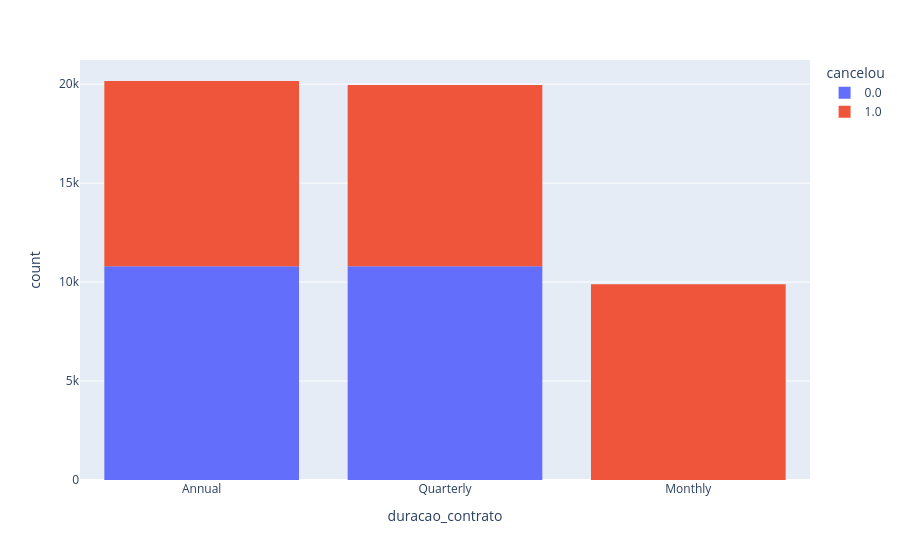

The cell this chart's notebook holds for it:
### Markdown cell above
# Python Insights - Analisando Dados com Python

### Case - Cancelamento de Clientes

Você foi contratado por uma empresa com mais de 800 mil clientes para um projeto de Dados. Recentemente a empresa percebeu que da sua base total de clientes, a maioria são clientes inativos, ou seja, que já cancelaram o serviço.

Precisando melhorar seus resultados ela quer conseguir entender os principais motivos desses cancelamentos e quais as ações mais eficientes para reduzir esse número.

Base de dados e arquivos: https://drive.google.com/drive/folders/1uDesZePdkhiraJmiyeZ-w5tfc8XsNYFZ?usp=drive_link

### Code cell
import pandas as pd

tabela = pd.read_csv('cancelamentos.csv')
#print(tabela) # Imprime a tabela
#display(tabela) # Mostra a tabela com uma formatação bem melhor. Só funciona para arquivos ipynb
#display (tabela.info()) # Mostra as informações da tabela, como a quantidade em cada e os tipos de dado
    #Você pode precisar disso para tratar os dados, ex: mudar o tipo de algum dado de float para int
    # Os dados do tipo string são apresentados como object
#tabela = tabela.drop(columns='CustomerID') 
    # Exclui da tabela o que você pedir, ele vai fazer aqui as edições e no final
    # você pode fazer a exportação sem ter que alterar o arquivo de origem 
#tabela = tabela.drop(columns=['CustomerID','sexo'])
    #Se quiser fazer mais de uma exclusão ao mesmo tempo, bota os nomes entre [], que vira lista
#display(tabela) # Depois que você alterar a tabela, você tem que dar o display de novo
#tabela = tabela.drop_duplicates() #Exclui valores duplicadas da base.
    #A mágica daqui é que você não precisa definir quais são as linhas, ele vai ver quais são e excluir
#tabela = tabela.dropna() #É para apagar as linhas com valores vazios. 
    #Significa Not a Number, ele procura onde está vazio e apaga
#display(tabela.info())
#display(tabela['cancelou'].value_counts())
    #Traz a quantidade de cada tipo da coluna. 
    # Ex: X clientes cancelaram e Y não. Nesse caso X é 1 e Y é 0
#display(tabela['cancelou'].value_counts(normalize=True))
    # Normalize true transforma a informação para %. 
#display(tabela['cancelou'].value_counts(normalize=True).map('{:.1%}'.format))
    # O 1 significa que é 1 casa decimal
    #Só recomenda fazer a formatação no final do projeto, porque depois que formata não consegue usar em outros cálculos

#GRÁFICOS 

import plotly.express as px # O express tem gráficos melhores que o básico
    # A criação do gráfico sempre tem 2 etapas: criação e exibição

grafico = px.histogram(tabela, x='duracao_contrato', color='cancelou', text_auto=True) 
# Tem que passar 2 infos: a tabela analisada e o eixo x, que é a informação que você quer ver.
# O eixo Y já vai ser a quantidade do item principal, nesse caso a quantidade de clientes
# O color é o que coloca as cores diferentes
# Text_auto coloca os rótulos no gráfico

grafico.show()

### Figure 1 — Plotly figure (JSON) as saved in the notebook; plotly's stock layout.template omitted (floating-point values rounded to 4 significant figures; data arrays with more than 128 entries replaced by an {"elided": "..."} marker saying what was removed)
{"data": [{"bingroup": "x", "hovertemplate": "cancelou=0.0<br>duracao_contrato=%{x}<br>count=%{y}<extra></extra>", "legendgroup": "0.0", "marker": {"color": "#636efa", "pattern": {"shape": ""}}, "name": "0.0", "orientation": "v", "showlegend": true, "type": "histogram", "x": {"elided": "21606 str values"}, "xaxis": "x", "yaxis": "y"}, {"bingroup": "x", "hovertemplate": "cancelou=1.0<br>duracao_contrato=%{x}<br>count=%{y}<extra></extra>", "legendgroup": "1.0", "marker": {"color": "#EF553B", "pattern": {"shape": ""}}, "name": "1.0", "orientation": "v", "showlegend": true, "type": "histogram", "x": {"elided": "28394 str values"}, "xaxis": "x", "yaxis": "y"}], "layout": {"barmode": "relative", "legend": {"title": {"text": "cancelou"}, "tracegroupgap": 0}, "margin": {"t": 60}, "xaxis": {"anchor": "y", "domain": [0, 1], "title": {"text": "duracao_contrato"}}, "yaxis": {"anchor": "x", "domain": [0, 1], "title": {"text": "count"}}}}
